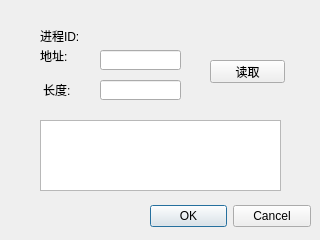
<?xml version="1.0" encoding="UTF-8"?>
<ui version="4.0">
 <class>ReadMemDialog</class>
 <widget class="QDialog" name="ReadMemDialog">
  <property name="geometry">
   <rect>
    <x>0</x>
    <y>0</y>
    <width>320</width>
    <height>240</height>
   </rect>
  </property>
  <property name="windowTitle">
   <string>Dialog</string>
  </property>
  <widget class="QDialogButtonBox" name="buttonBox">
   <property name="geometry">
    <rect>
     <x>150</x>
     <y>200</y>
     <width>161</width>
     <height>32</height>
    </rect>
   </property>
   <property name="orientation">
    <enum>Qt::Horizontal</enum>
   </property>
   <property name="standardButtons">
    <set>QDialogButtonBox::Cancel|QDialogButtonBox::Ok</set>
   </property>
  </widget>
  <widget class="QLabel" name="label">
   <property name="geometry">
    <rect>
     <x>40</x>
     <y>30</y>
     <width>54</width>
     <height>12</height>
    </rect>
   </property>
   <property name="text">
    <string>进程ID:</string>
   </property>
  </widget>
  <widget class="QTextEdit" name="textEdit">
   <property name="geometry">
    <rect>
     <x>40</x>
     <y>120</y>
     <width>241</width>
     <height>71</height>
    </rect>
   </property>
  </widget>
  <widget class="QLabel" name="PID_Label">
   <property name="geometry">
    <rect>
     <x>110</x>
     <y>30</y>
     <width>54</width>
     <height>12</height>
    </rect>
   </property>
   <property name="text">
    <string/>
   </property>
  </widget>
  <widget class="QLineEdit" name="lineEdit">
   <property name="geometry">
    <rect>
     <x>100</x>
     <y>50</y>
     <width>81</width>
     <height>20</height>
    </rect>
   </property>
  </widget>
  <widget class="QLabel" name="label_2">
   <property name="geometry">
    <rect>
     <x>40</x>
     <y>50</y>
     <width>54</width>
     <height>12</height>
    </rect>
   </property>
   <property name="text">
    <string>地址:</string>
   </property>
  </widget>
  <widget class="QLabel" name="label_3">
   <property name="geometry">
    <rect>
     <x>43</x>
     <y>80</y>
     <width>41</width>
     <height>20</height>
    </rect>
   </property>
   <property name="text">
    <string>长度:</string>
   </property>
  </widget>
  <widget class="QLineEdit" name="lineEdit_2">
   <property name="geometry">
    <rect>
     <x>100</x>
     <y>80</y>
     <width>81</width>
     <height>20</height>
    </rect>
   </property>
  </widget>
  <widget class="QPushButton" name="pushButton">
   <property name="geometry">
    <rect>
     <x>210</x>
     <y>60</y>
     <width>75</width>
     <height>23</height>
    </rect>
   </property>
   <property name="text">
    <string>读取</string>
   </property>
  </widget>
  <widget class="QLabel" name="STATUS_Lable">
   <property name="geometry">
    <rect>
     <x>10</x>
     <y>210</y>
     <width>54</width>
     <height>12</height>
    </rect>
   </property>
   <property name="text">
    <string/>
   </property>
  </widget>
 </widget>
 <resources/>
 <connections>
  <connection>
   <sender>buttonBox</sender>
   <signal>accepted()</signal>
   <receiver>ReadMemDialog</receiver>
   <slot>accept()</slot>
   <hints>
    <hint type="sourcelabel">
     <x>248</x>
     <y>254</y>
    </hint>
    <hint type="destinationlabel">
     <x>157</x>
     <y>274</y>
    </hint>
   </hints>
  </connection>
  <connection>
   <sender>buttonBox</sender>
   <signal>rejected()</signal>
   <receiver>ReadMemDialog</receiver>
   <slot>reject()</slot>
   <hints>
    <hint type="sourcelabel">
     <x>316</x>
     <y>260</y>
    </hint>
    <hint type="destinationlabel">
     <x>286</x>
     <y>274</y>
    </hint>
   </hints>
  </connection>
 </connections>
</ui>
